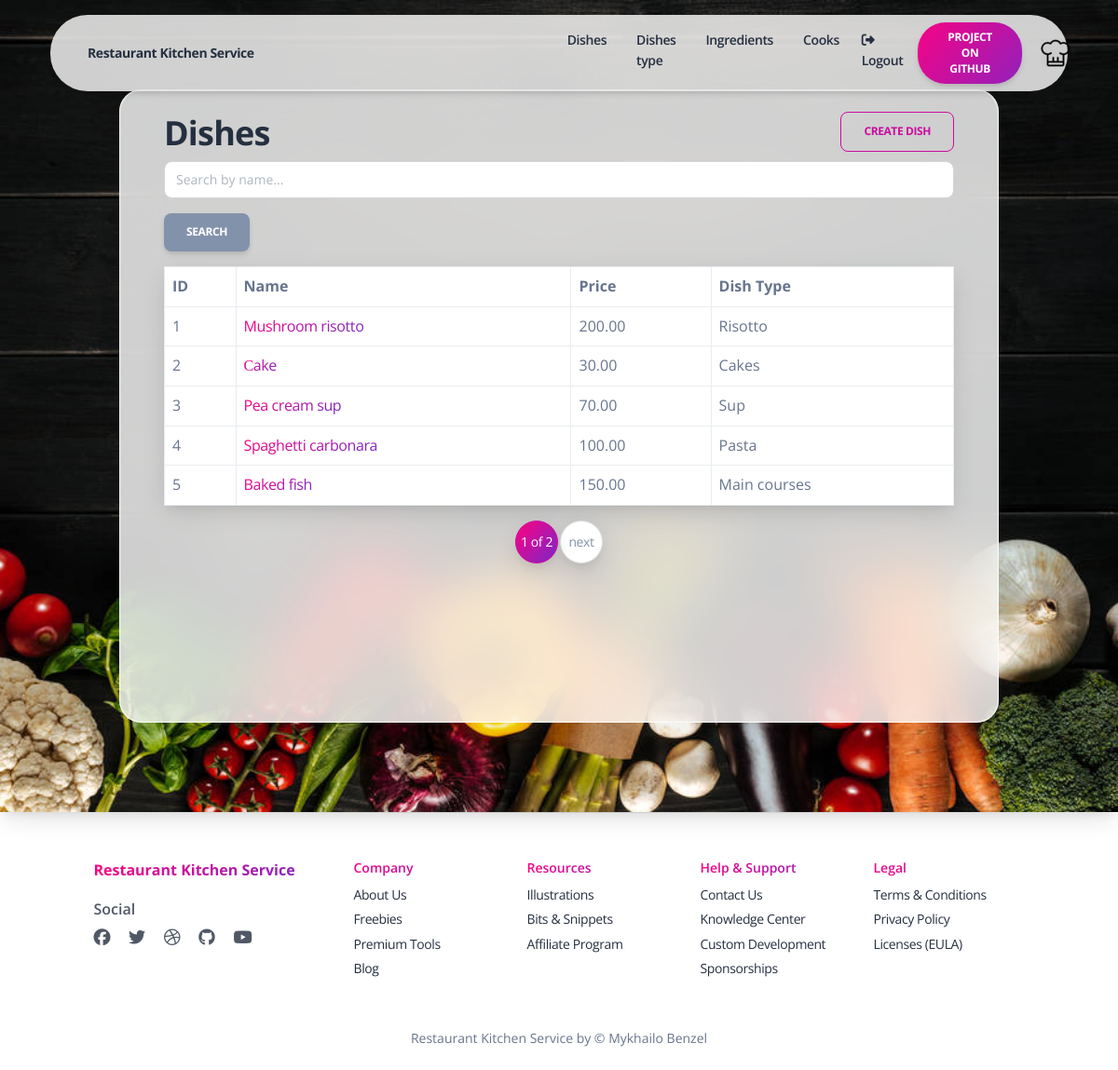
The app's page /dish (signed in) with its own data.
### kitchen/models.py (models this page shows, shortened)
class Dish(models.Model):
    name = models.CharField(max_length=60)
    description = models.TextField(max_length=500)
    price = models.DecimalField(max_digits=7, decimal_places=2)
    dish_type = models.ForeignKey(
        DishType,
        on_delete=models.CASCADE,
        related_name="dishes"
    )
    cooks = models.ManyToManyField(settings.AUTH_USER_MODEL, related_name="dishes")
    ingredients = models.ManyToManyField(Ingredient, related_name="dishes")

class DishType(models.Model):
    name = models.CharField(max_length=255)
    class Meta:
        ordering = ["name"]
    def __str__(self):
        return self.name

### kitchen/views.py (the view)
# urls.py: path("dish", DishListView.as_view(), name="dish-list"),
class DishListView(LoginRequiredMixin, generic.ListView):
    model = Dish
    paginate_by = 5
    def get_context_data(self, *, object_list=None, **kwargs):
        context = super(DishListView, self).get_context_data(**kwargs)
        name = self.request.GET.get("name", "")
        context["search_forms"] = DishSearchForm(initial={
            "name": name
        })
        return context
    def get_queryset(self):
        queryset = Dish.objects.select_related("dish_type")
        form = DishSearchForm(self.request.GET)
        if form.is_valid():
            return queryset.filter(
                name__icontains=form.cleaned_data["name"]
            )
        return queryset

### kitchen/forms.py
class DishSearchForm(forms.Form):
    name = forms.CharField(
        max_length=255,
        required=False,
        label="",
        widget=forms.TextInput(attrs={"placeholder": "Search by name..."})
    )

### kitchen/templatetags/query_transform.py (called while the page is built)
@register.simple_tag()
def query_transform(request, **kwargs):
    updated = request.GET.copy()
    for ka, ve in kwargs.items():
        if ve is not None:
            updated[ka] = ve
        else:
            updated.pop(ka, 0)
    return updated.urlencode()

### templates/kitchen/dish_list.html
{% extends "base.html" %}
{% load crispy_forms_filters %}
{% block content %}
  <div class="page-header section-height-100 py-7 px-8 shadow-lg" style="background-image: url('/static/assets/img/curved-images/stock-photo-fresh-vegetables-lying-in-row.jpg')">
    <div class="pt-4 px-5 border-radius-2xl section-height-85 col-lg-12 blur shadow-blur">
      <h2>
        Dishes
        <a href="{% url 'kitchen:dish-create' %}" class="btn btn-outline-primary my-auto float-end">
          Create dish
        </a>
      </h2>
      {% if dish_list %}
        <form action="" method="get" class="form-inline">
          {{ search_forms|crispy }}
          <input type="submit" value="Search" class="btn btn-secondary">
        </form>
        <table class="table table-bordered table-hover shadow-lg bg-white">
          <tr>
            <th>ID</th>
            <th>Name</th>
            <th>Price</th>
            <th>Dish Type</th>
          </tr>
          {% for dish in dish_list %}
            <tr>
              <td>
                  {{ dish.id }}
              </td>
              <td>
                <a class="text-primary text-gradient" href="{% url 'kitchen:dish-detail' pk=dish.id%}">{{ dish.name }}</a>
              </td>
              <td>
                  {{ dish.price }}
              </td>
              <td>
                {{ dish.dish_type }}
              </td>
            </tr>
          {% endfor %}
        </table>
      {% else %}
        <p>There are no dishes in the service.</p>
      {% endif %}
      {% include "includes/pagination.html" %}
    </div>
  </div>
{% endblock %}

### templates/base.html (shortened to what this page needs)
<!DOCTYPE html>
<html lang="en">
<head>
  <link href="/static/assets/css/nucleo-icons.css" rel="stylesheet" />
  <link href="/static/assets/css/nucleo-svg.css" rel="stylesheet" />
  <link href="/static/assets/css/nucleo-svg.css" rel="stylesheet" />
  <link id="pagestyle" href="/static/assets/css/soft-design-system.css?v=1.0.1" rel="stylesheet" />
</head>
<body class="{% block body_class %}{% endblock body_class %}">
  {% include "includes/navigation.html" %}
  {% block content %}{% endblock content %}
  {% block footer %}{% include "includes/footer.html" %}{% endblock footer %}
</body>
</html>

### templates/includes/navigation.html (shortened to what this page needs)
  <div class="container position-sticky z-index-sticky top-0">
    <div class="row">
      <div class="col-12">
        <nav class="navbar navbar-expand-lg  blur blur-rounded top-0 z-index-fixed shadow position-absolute my-3 py-2 start-0 end-0 mx-4">
          <div class="container-fluid">
            <a class="navbar-brand font-weight-bolder ms-sm-3"
               href="/" rel="tooltip" title="Designed and Coded by Creative Tim" data-placement="bottom">
              Restaurant Kitchen Service
            </a>
            <div class="collapse navbar-collapse pt-3 pb-2 py-lg-0" id="navigation">
              <ul class="navbar-nav navbar-nav-hover ms-lg-12 ps-lg-5 w-100">
                <li class="nav-item dropdown dropdown-hover mx-2">
                  <a class="nav-link ps-2 d-flex justify-content-between cursor-pointer align-items-center font-weight-bold" href="{% url 'kitchen:dish-list' %}">
                    Dishes
                  </a>
                </li>
                <li class="nav-item dropdown dropdown-hover mx-2">
                  <a class="nav-link ps-2 d-flex justify-content-between cursor-pointer align-items-center font-weight-bold" href="{% url 'kitchen:dish-type-list' %}">
                    Dishes type
                  </a>
                </li>
                <li class="nav-item dropdown dropdown-hover mx-2">
                  <a class="nav-link ps-2 d-flex justify-content-between cursor-pointer align-items-center font-weight-bold" href="{% url 'kitchen:ingredient-list' %}">
                    Ingredients
                  </a>
                </li>
                <li class="nav-item dropdown dropdown-hover mx-2">
                  <a class="nav-link ps-2 d-flex justify-content-between cursor-pointer align-items-center font-weight-bold" href="{% url 'kitchen:cook-list' %}">
                    Cooks
                  </a>
                </li>
                <li class="nav-item ms-lg-auto">
                  <a class="nav-link nav-link-icon me-2" href="{% url 'logout' %}">
                    <i class="fa fa-sign-out me-1"></i>
                    <p class="d-inline text-sm z-index-1 font-weight-bold" data-bs-toggle="tooltip" data-bs-placement="bottom" title="Logout">Logout</p>
                  </a>
                </li>
                <li class="nav-item my-auto ms-3 ms-lg-0">
                  <a href="https://github.com/Mykhailo-Benzel/restaurant-kitchen-service"
                     target="_blank"
                     class="btn btn-sm  bg-gradient-primary btn-round mb-0 me-1 mt-2 mt-md-0">Project on github</a>
                </li>
                <li class="nav-item my-auto ms-3 ms-lg-0">
                  {% if user.is_authenticated %}
                     <a href="{% url 'kitchen:cook-detail' user.id%}"
                     class="mx-3"><img src="/static/assets/img/cook-icon-5.png" alt=""></a>
                  {% else %}
                     <a href=""
                     class="mx-3"><img src="/static/assets/img/cook-icon-5.png" alt=""></a>
                  {% endif %}
                </li>
              </ul>
            </div>
          </div>
        </nav>
      </div>
    </div>
  </div>

### templates/includes/pagination.html (shortened to what this page needs)
{% load query_transform %}
{% if is_paginated %}
  <ul class="pagination pagination-lg justify-content-center pb-3">
    <li class="page-item active">
      <a class="page-link shadow-lg bg-gradient-primary cursor-pointer">{{ page_obj.number }} of {{ paginator.num_pages }}</a>
    </li>
    {% if page_obj.has_next %}
      <li class="page-item">
        <a href="?{% query_transform request page=page_obj.next_page_number %}" class="page-link shadow-lg">next</a>
      </li>
    {% endif %}
  </ul>
{% endif %}

### templates/includes/footer.html
  <footer class="footer">
    <hr class="horizontal dark mb-5 mt-0">
    <div class="container">
      <div class=" row">
        <div class="col-md-3 mb-4 ms-auto">
          <div>
            <h6 class="text-gradient text-primary font-weight-bolder">Restaurant Kitchen Service</h6>
          </div>
          <div>
            <h6 class="mt-3 mb-2 opacity-8">Social</h6>
            <ul class="d-flex flex-row ms-n3 nav">
              <li class="nav-item">
                <a class="nav-link pe-1">
                  <i class="fab fa-facebook text-lg opacity-8"></i>
                </a>
              </li>
              <li class="nav-item">
                <a class="nav-link pe-1">
                  <i class="fab fa-twitter text-lg opacity-8"></i>
                </a>
              </li>
              <li class="nav-item">
                <a class="nav-link pe-1">
                  <i class="fab fa-dribbble text-lg opacity-8"></i>
                </a>
              </li>
              <li class="nav-item">
                <a class="nav-link pe-1">
                  <i class="fab fa-github text-lg opacity-8"></i>
                </a>
              </li>
              <li class="nav-item">
                <a class="nav-link pe-1">
                  <i class="fab fa-youtube text-lg opacity-8"></i>
                </a>
              </li>
            </ul>
          </div>
        </div>
        <div class="col-md-2 col-sm-6 col-6 mb-4">
          <div>
            <h6 class="text-gradient text-primary text-sm">Company</h6>
            <ul class="flex-column ms-n3 nav">
              <li class="nav-item">
                <a class="nav-link">
                  About Us
                </a>
              </li>
              <li class="nav-item">
                <a class="nav-link">
                  Freebies
                </a>
              </li>
              <li class="nav-item">
                <a class="nav-link">
                  Premium Tools
                </a>
              </li>
              <li class="nav-item">
                <a class="nav-link">
                  Blog
                </a>
              </li>
            </ul>
          </div>
        </div>
        <div class="col-md-2 col-sm-6 col-6 mb-4">
          <div>
            <h6 class="text-gradient text-primary text-sm">Resources</h6>
            <ul class="flex-column ms-n3 nav">
              <li class="nav-item">
                <a class="nav-link">
                  Illustrations
                </a>
              </li>
              <li class="nav-item">
                <a class="nav-link">
                  Bits & Snippets
                </a>
              </li>
              <li class="nav-item">
                <a class="nav-link">
                  Affiliate Program
                </a>
              </li>
            </ul>
          </div>
        </div>
        <div class="col-md-2 col-sm-6 col-6 mb-4">
          <div>
            <h6 class="text-gradient text-primary text-sm">Help & Support</h6>
            <ul class="flex-column ms-n3 nav">
              <li class="nav-item">
                <a class="nav-link">
                  Contact Us
                </a>
              </li>
              <li class="nav-item">
                <a class="nav-link">
                  Knowledge Center
                </a>
              </li>
              <li class="nav-item">
                <a class="nav-link">
                  Custom Development
                </a>
              </li>
              <li class="nav-item">
                <a class="nav-link">
                  Sponsorships
                </a>
              </li>
            </ul>
          </div>
        </div>
        <div class="col-md-2 col-sm-6 col-6 mb-4 me-auto">
          <div>
            <h6 class="text-gradient text-primary text-sm">Legal</h6>
            <ul class="flex-column ms-n3 nav">
              <li class="nav-item">
                <a class="nav-link">
                  Terms & Conditions
                </a>
              </li>
              <li class="nav-item">
                <a class="nav-link">
                  Privacy Policy
                </a>
              </li>
              <li class="nav-item">
                <a class="nav-link">
                  Licenses (EULA)
                </a>
              </li>
            </ul>
          </div>
        </div>
        <div class="col-12">
          <div class="text-center">
            <p class="my-4 text-sm">
              Restaurant Kitchen Service by &copy; Mykhailo Benzel
            </p>
          </div>
        </div>
      </div>
    </div>
  </footer>

### records on screen
Dish: id "1", name "Mushroom risotto", price "200.00", dish_type "Risotto"
Dish: id "2", name "Сake", price "30.00", dish_type "Cakes"
Dish: id "3", name "Pea cream sup", price "70.00", dish_type "Sup"
Dish: id "4", name "Spaghetti carbonara", price "100.00", dish_type "Pasta"
Dish: id "5", name "Baked fish", price "150.00", dish_type "Main courses"

### other values on screen
{{ page_obj.number }} "1"
{{ paginator.num_pages }} "2"
